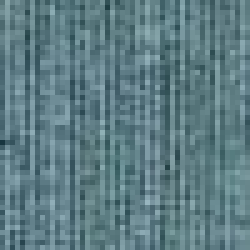
#> input picture data/datasets/yacine/custom_splits/train/no_pools/img11.jpg, 50 x 50 px, found by its file name (shown 5 times larger)
$ jupyter execute --allow-errors segmentation.ipynb
#> lines starting #> are read from the running program, lines starting #| are printed output that depends on the picture
# **Segmentation**

This is the segmentation notebook which was originally written in spanish.

The goal of this notebook is to test different segmentation method and
to study different segmentation metrics.

[cell 1]
import os
import cv2
import random
import csv
from functools import partial

import numpy as np
import pandas as pd
import matplotlib.pyplot as plt
from skimage import morphology, measure
from skimage import filters, color
import tqdm.auto as tqdm
from PIL import Image, ImageDraw

[cell 2]
DATA_DIR = os.path.join('..', 'data', 'datasets', 'yacine', 'original_splits')
TRAIN_DIR = os.path.join(DATA_DIR, 'train')
VALIDATION_DIR = os.path.join(DATA_DIR, 'validation')
FEATURES_DIR = os.path.join(DATA_DIR, 'features')
POSITIVE_LABEL = 'pools'
NEGATIVE_LABEL = 'no_pools'
TAGGED_IMAGES_PATH = os.path.join('..', 'results', 'pool_annotation_train_img-0-30.csv')

USE_CACHE = False
PLOT_RESULTS = False
SEED = 2
random.seed(SEED)

## **Auxiliar Functions**:

### **Analysis**

[cell 3]
from matplotlib import colors

# [33 lines left out: functions scatter_plot_rgb, scatter_plot_hsv, not called in this run]

### **Utils**

[cell 4]
# [13 lines left out: functions interpolate_image_size, draw_mask_contour, not called in this run]

class pipeline:
    def __init__(self) -> None:
        self.operations = []

    # [4 lines left out: function __repr__, not called in this run]

    def add_operation(self, operation):
        self.operations.append(operation)

    def remove_operation(self, operation):
        self.operations.remove(operation)

    def apply(self, image, verbose=False):
        img = image.copy()
        if verbose:
            plt.figure()
            plt.title("Original")
            plt.imshow(img)
            plt.show()
        for operation in tqdm.tqdm(self.operations, desc="Processing", unit="operation",disable=True):
            img = operation(img)
            if(verbose):
                plt.figure()
                plt.imshow(img)
                plt.show()
        return img

### MEDIDAS

[cell 5]
# [6 lines left out: function image_matching, not called in this run]

def jaccard_index(imagen_referencia, imagen_segmentacion):
    # Convertir las imágenes a arreglos NumPy binarios
    referencia_binaria = np.asarray(imagen_referencia).astype(bool)
    segmentacion_binaria = np.asarray(imagen_segmentacion).astype(bool)

    # Calcular el tamaño de la intersección y la unión
    interseccion = np.logical_and(referencia_binaria, segmentacion_binaria)
    union = np.logical_or(referencia_binaria, segmentacion_binaria)

    # Calcular el índice de Jaccard
    jaccard = np.sum(interseccion) / np.sum(union)

    return jaccard

def test_mask_results(results_path, pipe: pipeline):
    results = []
    with open(results_path, 'r') as results_csv:
        reader_csv = csv.DictReader(results_csv)
        for row in reader_csv:
            imag = cv2.imread(os.path.join(TRAIN_DIR, 'pools', row["filename"]))
            binary = pipe.apply(imag, False)

            region_attr = eval(row["region_shape_attributes"])
            shape_teo = list(zip(region_attr['all_points_x'], region_attr['all_points_y']))
            mask_teo = Image.new("RGB", binary.shape, "black")
            dibujo_teo = ImageDraw.Draw(mask_teo)
            dibujo_teo.polygon(shape_teo, outline="white", fill="white")
            mask_teo = cv2.cvtColor(np.array(mask_teo), cv2.COLOR_RGB2GRAY)

            results.append(jaccard_index(mask_teo, binary))
    return results

### SEGMENTADORES

[cell 6]
# [4 lines left out: function otsu_threshold, not called in this run]

def simple_threshold(gray, threshold=0):
    return gray > threshold

# [19 lines left out: function kmeans_segmentation, not called in this run]

def kmeans_segmentation2(image_bgr, k = 3):
    # Reshaping the image into a 2D array of pixels and 3 color values (RGB)
    image = cv2.cvtColor(image_bgr, cv2.COLOR_BGR2RGB)
    pixel_vals = image.reshape((-1,3))

    # Convert to float and perform K-means
    pixel_vals = np.float32(pixel_vals)
    criteria = (cv2.TERM_CRITERIA_EPS + cv2.TERM_CRITERIA_MAX_ITER, 100, 0.85)
    _, labels, centers = cv2.kmeans(pixel_vals, k, None, criteria, 10, cv2.KMEANS_RANDOM_CENTERS)

    # Convert data into 8-bit values
    centers = np.uint8(centers)
    res = [image_bgr]
    for i in range(k):
        temp = np.zeros(centers.shape, np.uint8)
        temp[i] = centers[i]
        res.append((temp[labels.flatten()]).reshape((image.shape)))
    return res, centers

def keep_most_blue_component(kmeans_results, Print=False, is_hsv=False):
    res, _ = kmeans_results
    blue_mask = keep_blue(res[0], is_hsv=is_hsv) > 0
    max_jaccard = 0
    blue_mask_res = np.zeros(blue_mask.shape[:2])

    #If there is not a blue component, return an empty mask
    for i in range(1, len(res)):
        jaccard = jaccard_index(blue_mask, res[i])
        if jaccard > max_jaccard:
            max_jaccard = jaccard
            blue_mask_res = res[i]
    if(Print):
        plt.imshow(blue_mask_res)
        plt.title("Blue mask result")
        plt.show()

    return blue_mask_res

def morfology_cleaning(image):
    cleaned = morphology.remove_small_objects(image, min_size=200)
    return cleaned

# [10 lines left out: functions morfology_absorption, morfology_closing, not called in this run]

def keep_blue(image, Print=False, is_hsv=False):
    if not is_hsv:
        hsv = cv2.cvtColor(image, cv2.COLOR_RGB2HSV)
    else:
        hsv = image
    lower_blue = np.array([90,50,50])
    upper_blue = np.array([250,255,255])

    # Blue color mask
    mask = cv2.inRange(hsv, lower_blue, upper_blue)
    res = cv2.bitwise_and(image,image, mask= mask)

    if(Print):
        fig = plt.figure(figsize=(15, 5))
        ax1 = fig.add_subplot(1, 3, 1)
        image_rgb = cv2.cvtColor(image, cv2.COLOR_BGR2RGB)
        ax1.imshow(image_rgb)
        ax2 = fig.add_subplot(1, 3, 2)
        ax2.imshow(mask, cmap='gray')
        ax3 = fig.add_subplot(1, 3, 3)
        res_rgb = cv2.cvtColor(res, cv2.COLOR_BGR2RGB)
        ax3.imshow(res_rgb)
    return res

def to_grayscale(image):
    if all(pixel == 0 for pixel in image.flatten()):
        return image
    return cv2.cvtColor(image, cv2.COLOR_BGR2GRAY)

def to_hsv(image):
    return cv2.cvtColor(image, cv2.COLOR_RGB2HSV)

### **Metrics**

[cell 7]
def display_image_mask(image, mask, title=None):
    if title:
        print()
        print(title)
    fig, axs = plt.subplots(nrows=1, ncols=2, figsize=(10, 5))
    axs[0].matshow(image)
    axs[1].matshow(mask, cmap='gray')
    axs[0].set_title("Original")
    axs[1].set_title("Processed")
    plt.axis('off')
    plt.show()

def obtain_measured_mask(img_name, results_path, mask_shape):
    '''
    This function obtains the mask of the image with the given name from the results path
    '''
    with open(results_path, 'r') as results_csv:
        reader_csv = csv.DictReader(results_csv)
        for row in reader_csv:
            if row['filename'] == img_name:
                region_attr = eval(row["region_shape_attributes"])
                mask_verts = list(zip(region_attr['all_points_x'], region_attr['all_points_y']))

                mask = Image.new("RGB", mask_shape, "black")
                mask_draw = ImageDraw.Draw(mask)
                mask_draw.polygon(mask_verts, outline="white", fill="white")
                mask = cv2.cvtColor(np.array(mask), cv2.COLOR_RGB2GRAY)

                return mask

## **Color Space**

A continuacion se observa el espacio de color RGB y HSV para una muestra de imagene con piscina. Es interesante observar como en el espacio de color HSV, los pixeles correspondientes a las piscinas se aglomeran en regiones más claramente distanciadas del resto de la imagen en comparación al espacio de color RGB. Esto se debe a que el espacio de color HSV realiza una separación más definida de los colores por tono en comparación a RGB, lo que se traduce en una mayor facilidad para separar los pixeles de la piscina del resto de la imagen.

[cell 8]
images = ['img29.jpg','img0.jpg', 'img1.jpg', 'img11.jpg','img16.jpg', 'img1454.jpg', 'img680.jpg']

light_blue = (250,255,255)
dark_blue = (90,50,50)

lo_square = np.full((10, 10, 3), light_blue, dtype=np.uint8)
do_square = np.full((10, 10, 3), dark_blue, dtype=np.uint8)

lo_square_rgb = cv2.cvtColor(lo_square, cv2.COLOR_BGR2RGB)
do_square_rgb = cv2.cvtColor(do_square, cv2.COLOR_BGR2RGB)

#> (the rest of this cell did not finish here and is left out)

## **Segmentators**

En esta seccion se mostraran algunas estrategias que fueron utilizadas para intentar segmentar las piscinas, se compararan los resultados obtenidos ya sea entre ellos, como contra algunas mascaras previamente generadas manualmente utilizando la herramienta VGG.

### **KEEP_BLUE**

Como primer paso, se observan los resultados de segmentar exclusivamente por el color azul, aplicando luego dos tipos de umbralización, en primer lugar una umbralización simple para convertir el resultado obtenido en una máscara binaria, y en segundo lugar una umbralización adaptativa (el método de Otsu) que depende de la distribución del histograma en la región hallada.

[cell 9]
image_bgr = cv2.imread(os.path.join(TRAIN_DIR, 'pools', 'img0.jpg'))
#> (the rest of this cell did not finish here and is left out)

### **OTSU THRESHOLDING**

Para entender la función del método de Otsu en esta implementación, se puede observar los siguientes ejemplos, en que se aplica el mismo pero sin obtener primero la región más azul de la imagen. Como se observó anteriormente, este algoritmo sirve para obtener la componente más "destacada" de la imagen, lo cual puede servir por si solo en algunos casos, como se ve en el segundo ejemplo. Sin embargo, en el primer ejemplo, se observa que el método de Otsu no es suficiente para segmentar la piscina, ya que la componente más destacada de la imagen no es la piscina. Este es el motivo por el cual se aplica primero el método de obtener la región más azul de la imagen, ya que de esta manera es posible restringir la región de la imagen en la que se aplica el método de Otsu, obteniendo así mejores resultados.

[cell 10]
pipe3 = pipeline()
pipe3.add_operation(otsu_threshold)
pipe3.add_operation(morfology_cleaning)
#> (the rest of this cell did not finish here and is left out)

[cell 11]
image_bgr = cv2.imread(os.path.join(TRAIN_DIR, 'pools', 'img0.jpg'))
#> (the rest of this cell did not finish here and is left out)

### **K-MEANS (RGB)**

#### **K-means simple**

Otra manera estudiada para separar las componentes de la imagen es el uso de k-means para separar la imagen en diferentes clases. En este caso, se utilizó primero el espacio de color RGB para realizar la segmentación y estudiar los resultados obtenidos. Se verá como en algunos casos al variar el valor de k es posible obtener clases que contienen principalmente al conjunto de pixeles que componen la región buscada de la imagen.

[cell 12]
imag = cv2.imread(os.path.join(TRAIN_DIR, 'pools', 'img0.jpg'))
#> (the rest of this cell did not finish here and is left out)

[cell 13]
imag = cv2.imread(os.path.join(TRAIN_DIR, 'pools', 'img10.jpg'))
#> (the rest of this cell did not finish here and is left out)

#### **K-means using Otsu Thresholding**

En los resultados siguientes se muestra la aplicación de segmentación mediante el algoritmo K-means, con un posterior uso del método de Otsu para thresholding para seleccionar la componente deseada entre las devueltas por K-means. Se puede observar para el primer ejemplo que el resultado es bastante bueno, ya que se llega a separar la piscina de forma aproximada. Se observa también que este resultado de segmentación incluye bastantes detalles no deseados, que pueden verse evaluando el índice de Jaccard obtenido.

Por otro lado, observando el segundo ejemplo estudiado, se puede observar el otro tipo de casos en que no se obtiene un buen resultado, ya que mediante el método de Otsu se llega a que la clase de k-means que se debería devolver no es la que contiene a la piscina, porque esta no es la "principal" en la imagen.

[cell 14]
imag = cv2.imread(os.path.join(TRAIN_DIR, 'pools', 'img0.jpg'))
#> (the rest of this cell did not finish here and is left out)

[cell 15]
imag = cv2.imread(os.path.join(TRAIN_DIR, 'pools', 'img10.jpg'))
#> (the rest of this cell did not finish here and is left out)

#### **K-means using Otsu Thresholding and denoising**

Al agregar un paso de eliminación de ruido, se puede observar que el resultado mejora considerablemente, ya que se eliminan los detalles no deseados. Esto se puede observar en el aumento del índice de Jaccard, así como en la propia máscara obtenida. Se refleja este resultado en el aumento del índice de Jaccard obtenido, que significa que se llegó a una aproximación más exacta de la imagen. A su vez, la disminución leve del indice de cobertura significa que la mayoría de los detalles eliminados no son parte de la piscina. Este paso de eliminación de ruido es necesario independientemente del método de segmentación y selección utilizado, ya que en todos los casos se pueden obtener detalles no deseados.

[cell 16]
imag = cv2.imread(os.path.join(TRAIN_DIR, 'pools', 'img0.jpg'))
#> (the rest of this cell did not finish here and is left out)

#### **Most-Blue-Component-based selection**

Por lo visto anteriormente el método de Otsu y otras formas de thresholding no son suficientes para seleccionar la componente correcta de k-means, ya que en algunos casos la componente más destacada o de mayor tamaño no es la que contiene a la piscina.

Una de las estrategias tomadas para decidir la componente correcta fue elegir la que tuviera mayor intersección con las zonas azules de la imagen, que dada la naturaleza del problema son las que tienen mayor probabilidad de incluir una piscina. Esto se hizo operando en el espacio de color HSV, en que se definió un rango de posibles "tonos azules" en la imagen que incluyan las piscinas buscadas en colores azules de diferente brillo y saturación (ver función $\texttt{keep\_blue}$). Luego, se calculó la intersección de cada componente con este rango, y se eligió la componente con mayor intersección.

#### **Experiment over all images**

En la celda siguiente, en que se muestra el promedio del indice de Jaccard calculado para los resultados obtenidos usando este método, variando el valor de k en k-means. En principio parece que se obtienen valores peores de cobertura para todos los valores de k, pero se observa también que esto se debe a que el método implementado en este caso es considerablemente más restrictivo que el anterior, ya que por ejemplo presenta más casos en que se descartan todas las componentes. Como se observará a continuación también, este método presenta un máximo local alrededor de k=4, pero este valor no lleva necesariamente a mejores resultados.

[cell 17]
def test_k_iterative_mask_result(results_path, k_min, k_max, get_pipeline):
    resultados = []
    pd.set_option('display.precision', 4)
    df = pd.DataFrame(columns=['k', 'mean', 'std', 'max', 'min'])
    for k in range(k_min, k_max):
        pipe = get_pipeline(k)
        resultados_k = test_mask_results(results_path, pipe)
        df.loc[len(df)] = {'k': k, 'mean': np.mean(resultados_k), 'std': np.array(resultados_k).std(), 'max': np.max(resultados_k), 'min': np.min(resultados_k)}
        resultados.append(resultados_k)
    print(df.to_string(index= False))
    return np.array(resultados)

def pipeline_given_k(k):
    pipe = pipeline()
    pipe.add_operation(partial(kmeans_segmentation2, k=k))
    pipe.add_operation(keep_most_blue_component)
    pipe.add_operation(to_grayscale)
    pipe.add_operation(simple_threshold)
    return pipe

results_path = os.path.join('..', 'results', 'pool_annotation_train_img-0-30.csv')
#> (the rest of this cell did not finish here and is left out)

Como se observa en la celda anterior, el promedio del indice de Jaccard obtenido no mejora significativamente al aumentar la cantidad de centros usados en k-means. Esto tiene sentido teórico ya que en comparación a los casos de k bajos, es más probable al dividir la imagen en más componentes que una de ellas sea la correspondiente a la piscina, pero también es más probable que la componente elegida no sea la correcta.

#### **Application example**

La utilidad de este método se verá estudiando casos individuales, por ejemplo en la celda siguiente se muestran los resultados de aplicar los algoritmos anteriores a una misma imagen, con los errores a los que lleva cada uno. En primer lugar, el método de k-means simple con selección mediante el algoritmo de umbralización de Otsu no llega en casos como este a seleccionar la componente correcta, incluso al variar los valores de k.

La selección por componente más azul, por otro lado, es capaz de seleccionar correctamente la componente, pero se debe tener el cuidado de obtener una componente que se ajuste a la región buscada. Puede verse que al usar valores muy bajos de k, se obtiene una componente que no se ajusta a la piscina, ya que la clase devuelta por k-means que contiene la región más azul también contiene un conjunto más amplio de pixeles. Al aumentar k, es posible tener clases más precisas y por lo tanto que la que sea proporcionalmente más azul sea la que contiene la piscina.

[cell 18]
imag = cv2.imread(os.path.join(TRAIN_DIR, 'pools', 'img11.jpg'))
#> imag is the input picture: shape (50, 50, 3); mean B, G, R 132.4, 125.1, 94.4
image_rgb = cv2.cvtColor(imag, cv2.COLOR_BGR2RGB)
gray = cv2.cvtColor(imag, cv2.COLOR_BGR2GRAY)
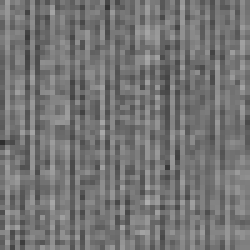
#> gray: shape (50, 50) (shown 5 times larger); min 45, max 174, mean 116.6

#> (the rest of this cell did not finish here and is left out)


binary = pipe2.apply(imag, False)
display_image_mask(image_rgb, binary)

print('Indice de Jaccard: ', jaccard_index(mask, binary))
print('Cobertura de imagen:', image_matching(binary, mask))

pipe_k_7 = pipeline()
pipe_k_7.add_operation(partial(kmeans_segmentation, k=8))
pipe_k_7.add_operation(otsu_threshold)
pipe_k_7.add_operation(morfology_cleaning)
binary = pipe_k_7.apply(imag, False)
display_image_mask(image_rgb, binary)

print('Indice de Jaccard: ', jaccard_index(mask, binary))
print('Cobertura de imagen:', image_matching(binary, mask))

[cell 19]
imag = cv2.imread(os.path.join(TRAIN_DIR, 'pools', 'img11.jpg'))
image_rgb = cv2.cvtColor(imag, cv2.COLOR_BGR2RGB)
gray = cv2.cvtColor(imag, cv2.COLOR_BGR2GRAY)

#> (the rest of this cell did not finish here and is left out)


pipe_keep_most_blue = pipeline()
pipe_keep_most_blue.add_operation(partial(kmeans_segmentation2, k=4))
pipe_keep_most_blue.add_operation(keep_most_blue_component)
pipe_keep_most_blue.add_operation(to_grayscale)
pipe_keep_most_blue.add_operation(morfology_cleaning)
binary = pipe_keep_most_blue.apply(image_rgb, False)
display_image_mask(image_rgb, binary)

print('Indice de Jaccard: ', jaccard_index(mask, binary))
print('Cobertura de imagen:', image_matching(binary, mask))

[cell 20]
pipe_keep_most_blue = pipeline()
pipe_keep_most_blue.add_operation(partial(kmeans_segmentation2, k=8))
pipe_keep_most_blue.add_operation(keep_most_blue_component)
pipe_keep_most_blue.add_operation(to_grayscale)
binary = pipe_keep_most_blue.apply(image_rgb, False)
#> the loop in apply, `for operation in tqdm.tqdm(self.operations, desc="Processing", unit="o..` made 3 passes
#> pass 2, in jaccard_index, `segmentacion_binaria = np.asarray(imagen_segmentacion).astype(bool)`:
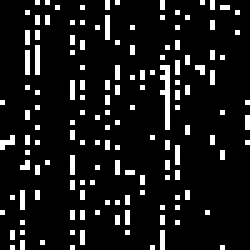
#> segmentacion_binaria: shape (50, 50, 3) bool (shown 5 times larger); 10.1% white in thin lines or dots
#> after the loop in apply, `for operation in tqdm.tqdm(self.operations, desc="Processing", unit="o..`:
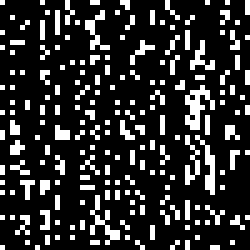
#> img: shape (50, 50) (shown 5 times larger); values 0 (black) and 109 (white), 19.3% white in thin lines or dots
display_image_mask(image_rgb, binary)
#> in display_image_mask, `plt.show()`:
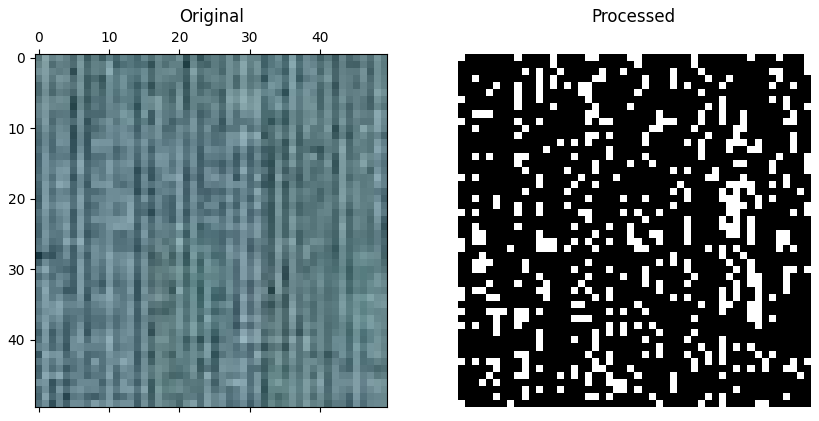
#> figure drawn by matplotlib, 2 panels
